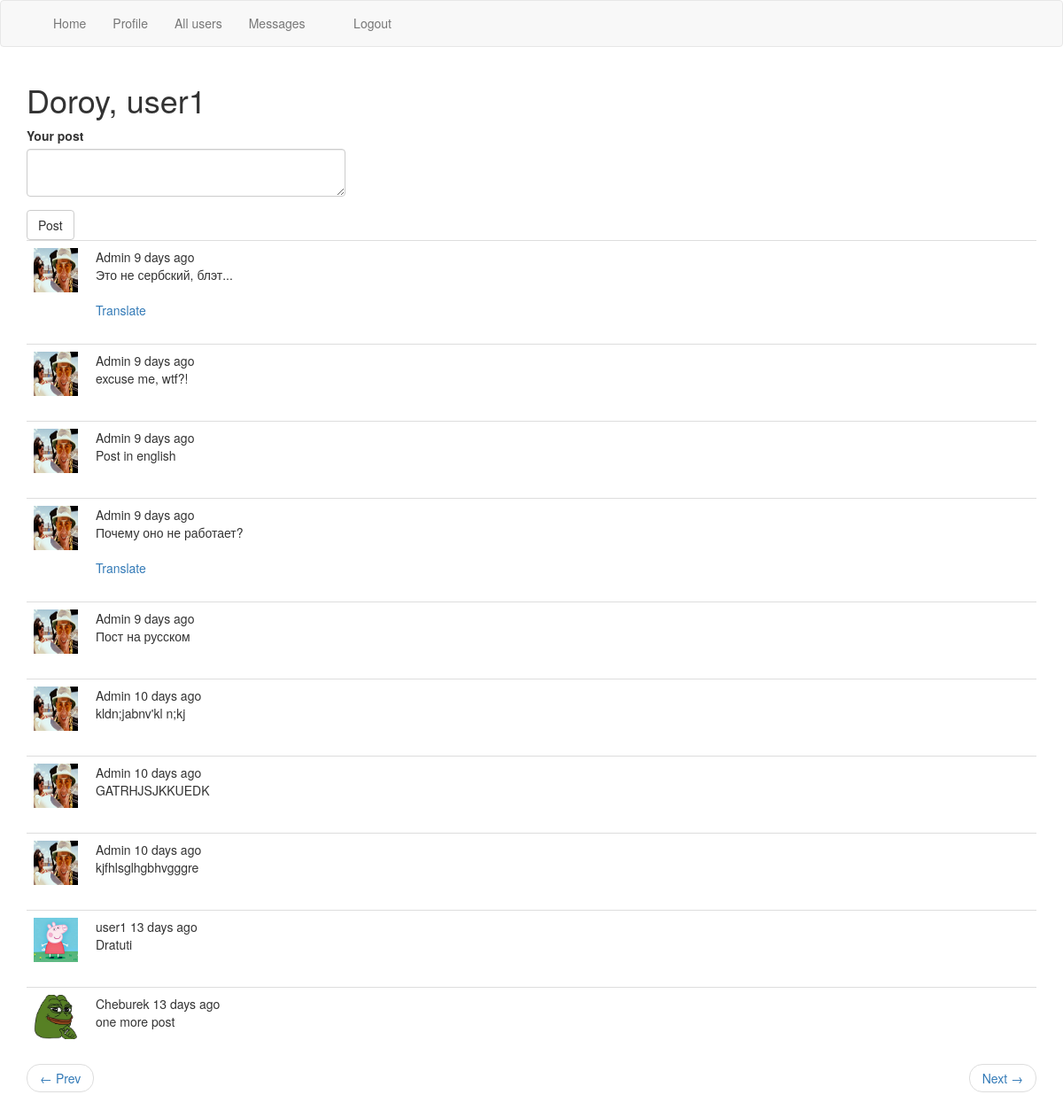
Page /index?page=2 (signed in) on the committed database.
### app/models.py (models this page shows, shortened)
class User(UserMixin, db.Model):
    id = db.Column(db.Integer, primary_key=True)
    username = db.Column(db.String(64), index=True, unique=True)
    email = db.Column(db.String(128), index=True, unique=True)
    password_hash = db.Column(db.String(128))
    posts = db.relationship('Post', backref='author', lazy='dynamic')
    last_seen = db.Column(db.DateTime, default=datetime.utcnow)
    avatar_filename = db.Column(db.String(64))
    messages_sent = db.relationship('Message', foreign_keys='Message.sender_id',
                                    backref='author', lazy='dynamic')
    messages_received = db.relationship('Message', foreign_keys='Message.recipient_id',
                                        backref='recipient', lazy='dynamic')
    last_message_read_time = db.Column(db.DateTime)
    followed = db.relationship(
        'User',
        secondary=followers,
        primaryjoin=followers.c.follower_id == id,
        secondaryjoin=followers.c.followed_id == id,
        backref=db.backref('followers', lazy='dynamic'),
        lazy='dynamic'
    )
    notifications = db.relationship('Notification', backref='user', lazy='dynamic')
    def avatar(self):
        if not self.avatar_filename:
            return "https://c.tcdn.co/993/fa2/993fa2c0-03d1-11e8-b435-0007cb0b8645/channel256.png"
        else:
            return url_for('static', filename='img/' + self.avatar_filename)
    def followed_posts(self):
        followed_posts = Post.query.join(followers, followers.c.followed_id == Post.user_id)\
            .filter(followers.c.follower_id == self.id)
        own_posts = Post.query.filter_by(user_id=self.id)
        return followed_posts.union(own_posts).order_by(Post.timestamp.desc())
    def new_messages(self):
        last_read_time = self.last_message_read_time or datetime(1900, 1, 1)
        return Message.query.filter_by(recipient=self).filter(Message.timestamp > last_read_time).count()

class SearchableMixin(object):
    @classmethod
    def before_commit(cls, session):
        session._changes = {
            'add': list(session.new),
            'update': list(session.dirty),
            'delete': list(session.deleted)
        }
    @classmethod
    def after_commit(cls, session):
        for obj in session._changes['add']:
            if isinstance(obj, SearchableMixin):
                add_to_index(obj.__tablename__, obj)
        for obj in session._changes['update']:
            if isinstance(obj, SearchableMixin):
                add_to_index(obj.__tablename__, obj)
        for obj in session._changes['delete']:
            if isinstance(obj, SearchableMixin):
                remove_from_index(obj.__tablename__, obj)
        session._changes = None

class Post(SearchableMixin, db.Model):
    id = db.Column(db.Integer, primary_key=True)
    body = db.Column(db.String(200))
    timestamp = db.Column(db.DateTime, default=datetime.utcnow)
    user_id = db.Column(db.Integer, db.ForeignKey('user.id'))
    language = db.Column(db.String(5))
    __searchable__ = ['body']

### app/main/routes.py (the view, shortened to what this page needs)
@bp.route('/', methods=['GET', 'POST'])
@bp.route('/index', methods=['GET', 'POST'])
@login_required
def index():
    form = PostForm()
    page = request.args.get('page', 1, type=int)
    posts = current_user.followed_posts().paginate(page, current_app.config["POST_PER_PAGE"], False)
    next = url_for('main.index', page=posts.next_num) if posts.has_next else None
    prev = url_for('main.index', page=posts.prev_num) if posts.has_prev else None
    return render_template("index.html", title=_("Sychevalnya"), posts=posts.items, form=form, prev_url=prev, next_url=next)

### app/main/forms.py
class PostForm(FlaskForm):
    post = fields.TextAreaField(_l('Your post'), validators=[validators.DataRequired(), validators.Length(max=200)])
    submit = fields.SubmitField(_l('Post'))

### app/main/routes.py (called while the page is built)
@bp.before_request
def before_request():
    if current_user.is_authenticated:
        current_user.last_seen = datetime.utcnow()
        db.session.commit()
        if current_app.elasticsearch:
            g.search_form = SearchForm()
    g.locale = str(get_locale())

### app/models.py (called while the page is built)
@login.user_loader
def load_user(id):
    return User.query.get(int(id))

### app/templates/index.html
{% extends "base.html" %}
{% import 'bootstrap/wtf.html' as wtf %}
{% block app_content %}
    <h1>{{ _("Doroy") }}, {{ current_user.username if current_user.is_authenticated else "User" }}</h1>
    {% if form %}
        <div class="row">
        <div class="col-md-4">
            {{ wtf.quick_form(form) }}
        </div>
    </div>
    {% endif %}
    {% for post in posts %}
        {% include '_post.html' %}
    {% endfor %}
    <nav aria-label="...">
        <ul class="pager">
            {% if prev_url %}
                <li class="previous{% if not prev_url %} disabled{% endif %}">
                    <a href="{{ prev_url or '#' }}">
                        <span aria-hidden="true">&larr;</span>
                        {{ _('Prev') }}
                    </a>
                </li>
            {% endif %}
            {% if next_url %}
                <li class="next{% if not next_url %} disabled{% endif %}">
                    <a href="{{ next_url or '#' }}">
                        {{ _('Next') }}
                        <span aria-hidden="true">&rarr;</span>
                    </a>
                </li>
            {% endif %}
        </ul>
    </nav>
{% endblock %}

### app/templates/_post.html
<table class="table table-hover">
    <tr>
        <td width="70px">
            <span class="user_popup">
               <a href="{{ url_for('main.user', username=post.author.username) }}">
                    <img src="{{ post.author.avatar() }}" width="50" height="50">
                </a>
            </span>
        </td>
        <td>
            {{ post.author.username }}
            {{ moment(post.timestamp).fromNow() }}
            <br><span id="post{{ post.id }}">{{ post.body }}</span>
            {% if post.language and post.language != g.locale %}
                <br><br>
                <span id="translation{{ post.id }}">
                    <a href="javascript:translate(
                        '#post{{ post.id }}',
                        '#translation{{ post.id }}',
                        '{{ post.language }}',
                        '{{ g.locale }}'
                    );">
                        {{ _("Translate") }}
                    </a>
                </span>
            {% endif %}
        </td>
    </tr>
</table>

### rows in the picture
User: username "user1"
Post: author.avatar (picture), author.username "Admin", timestamp "9 days ago", body "Это не сербский, блэт..."
Post: author.avatar (picture), author.username "Admin", timestamp "9 days ago", body "excuse me, wtf?!"
Post: author.avatar (picture), author.username "Admin", timestamp "9 days ago", body "Post in english"
Post: author.avatar (picture), author.username "Admin", timestamp "9 days ago", body "Почему оно не работает?"
Post: author.avatar (picture), author.username "Admin", timestamp "9 days ago", body "Пост на русском"
Post: author.avatar (picture), author.username "Admin", timestamp "10 days ago", body "kldn;jabnv'kl n;kj"
Post: author.avatar (picture), author.username "Admin", timestamp "10 days ago", body "GATRHJSJKKUEDK"
Post: author.avatar (picture), author.username "Admin", timestamp "10 days ago", body "kjfhlsglhgbhvgggre"
Post: author.avatar (picture), author.username "user1", timestamp "13 days ago", body "Dratuti"
Post: author.avatar (picture), author.username "Cheburek", timestamp "13 days ago", body "one more post"
